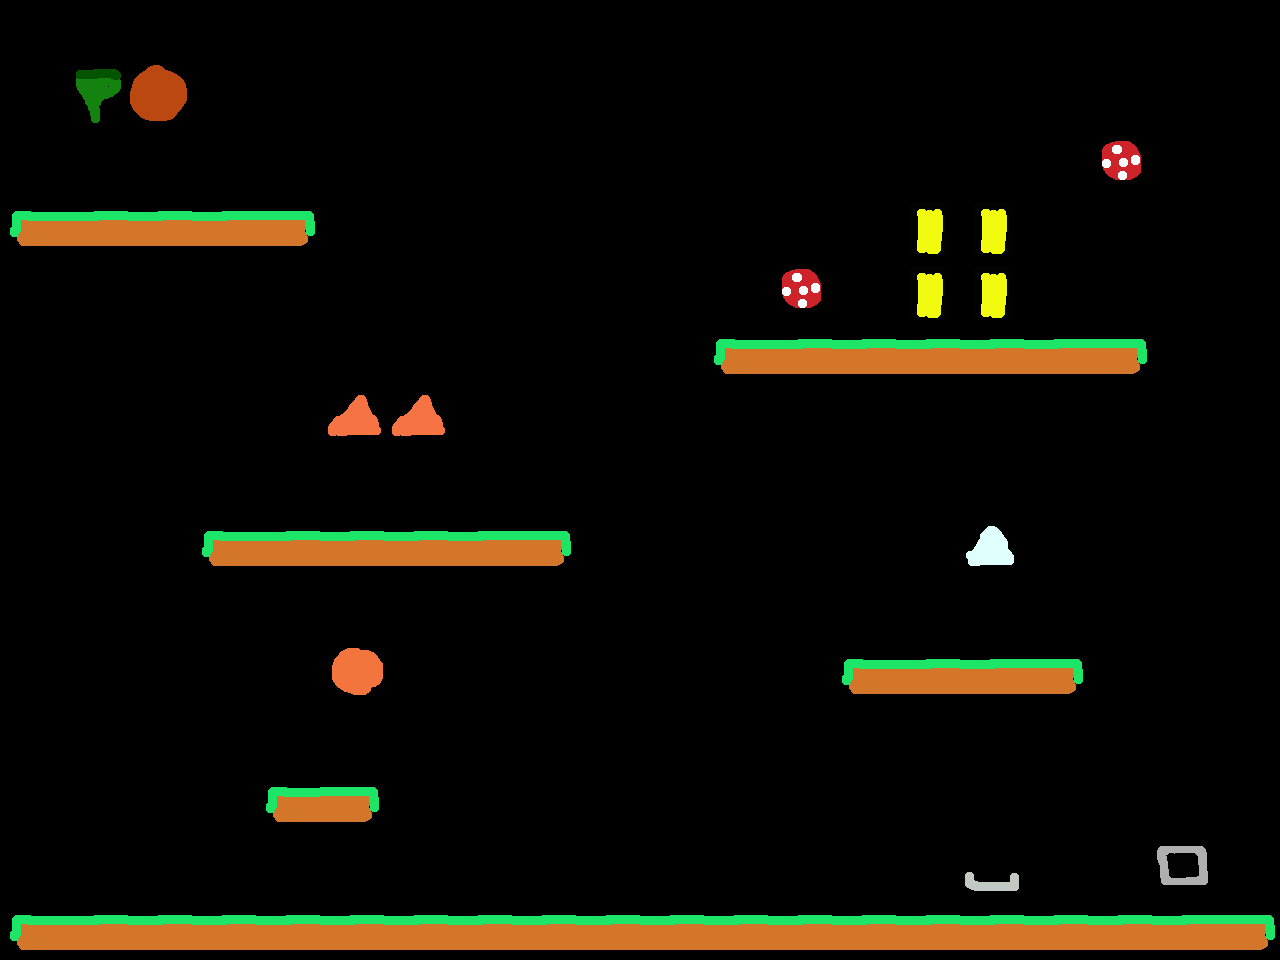

This is a level from a 2D game, rendered from its Tiled map with the project's own tilesets. A one-line summary and the complete map file follow:
An orthogonal 20x15 tile map with 64x64 px tiles, 1 tile layer (Kachelebene 1).

<map version="1.0" tiledversion="1.0.3" orientation="orthogonal" renderorder="right-down" width="20" height="15" tilewidth="64" tileheight="64" nextobjectid="1">
 <tileset firstgid="1" source="Unbenannt.tsx" />
 <layer name="Kachelebene 1" width="20" height="15">
  <data encoding="csv">
0,0,0,0,0,0,0,0,0,0,0,0,0,0,0,0,0,0,0,0,
0,2,1,0,0,0,0,0,0,0,0,0,0,0,0,0,0,0,0,0,
0,0,0,0,0,0,0,0,0,0,0,0,0,0,0,0,0,11,0,0,
5,6,6,6,7,0,0,0,0,0,0,0,0,0,21,21,0,0,0,0,
0,0,0,0,0,0,0,0,0,0,0,0,11,0,21,21,0,0,0,0,
0,0,0,0,0,0,0,0,0,0,0,5,6,6,6,6,6,7,0,0,
0,0,0,0,0,10,10,0,0,0,0,0,0,0,0,0,0,0,0,0,
0,0,0,0,0,0,0,0,0,0,0,0,0,0,0,0,0,0,0,0,
0,0,0,5,6,6,6,6,7,0,0,0,0,0,0,9,0,0,0,0,
0,0,0,0,0,0,0,0,0,0,0,0,0,0,0,0,0,0,0,0,
0,0,0,0,0,12,0,0,0,0,0,0,0,5,6,6,7,0,0,0,
0,0,0,0,0,0,0,0,0,0,0,0,0,0,0,0,0,0,0,0,
0,0,0,0,5,7,0,0,0,0,0,0,0,0,0,0,0,0,0,0,
0,0,0,0,0,0,0,0,0,0,0,0,0,0,0,3,0,0,17,0,
5,6,6,6,6,6,6,6,6,6,6,6,6,6,6,6,6,6,6,7
</data>
 </layer>
</map>